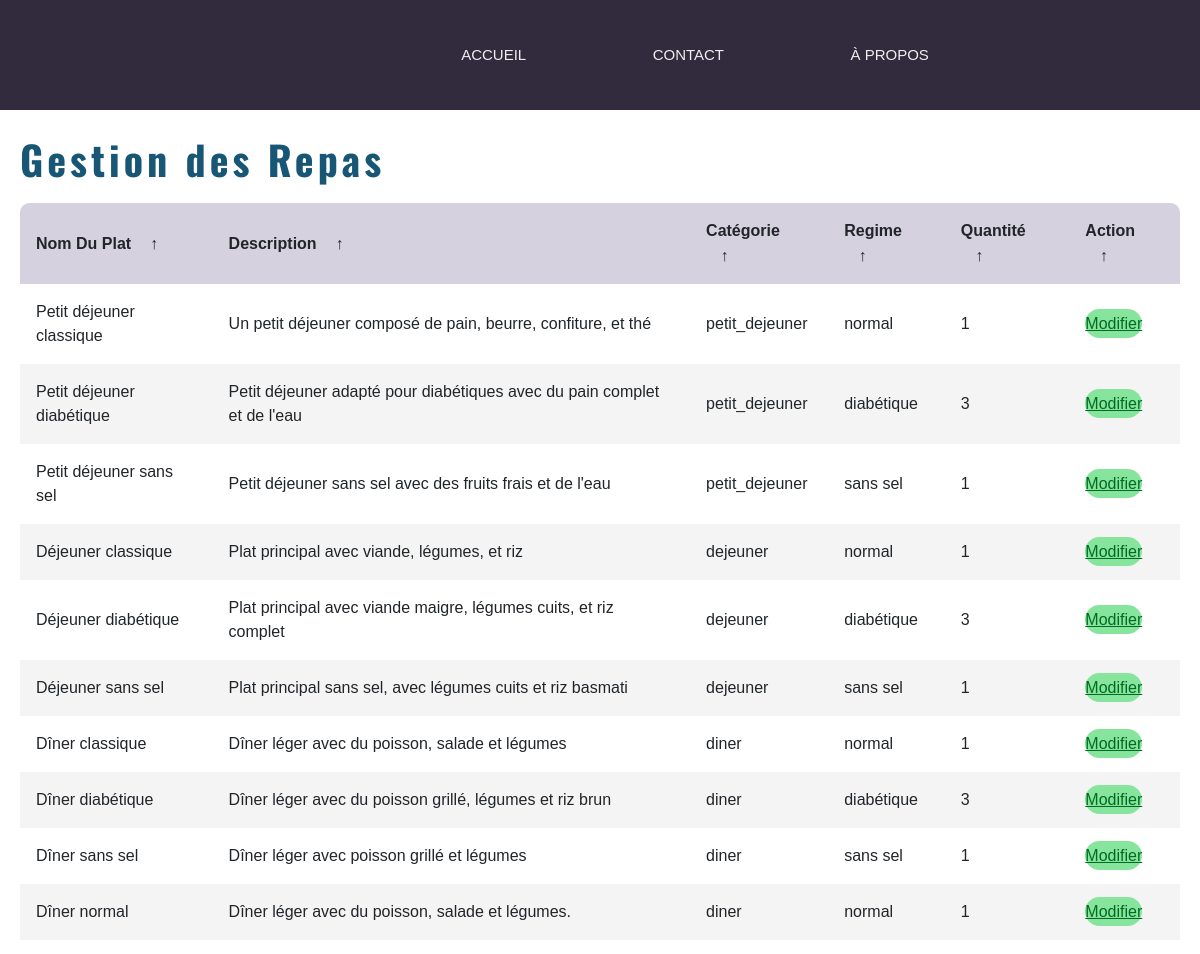
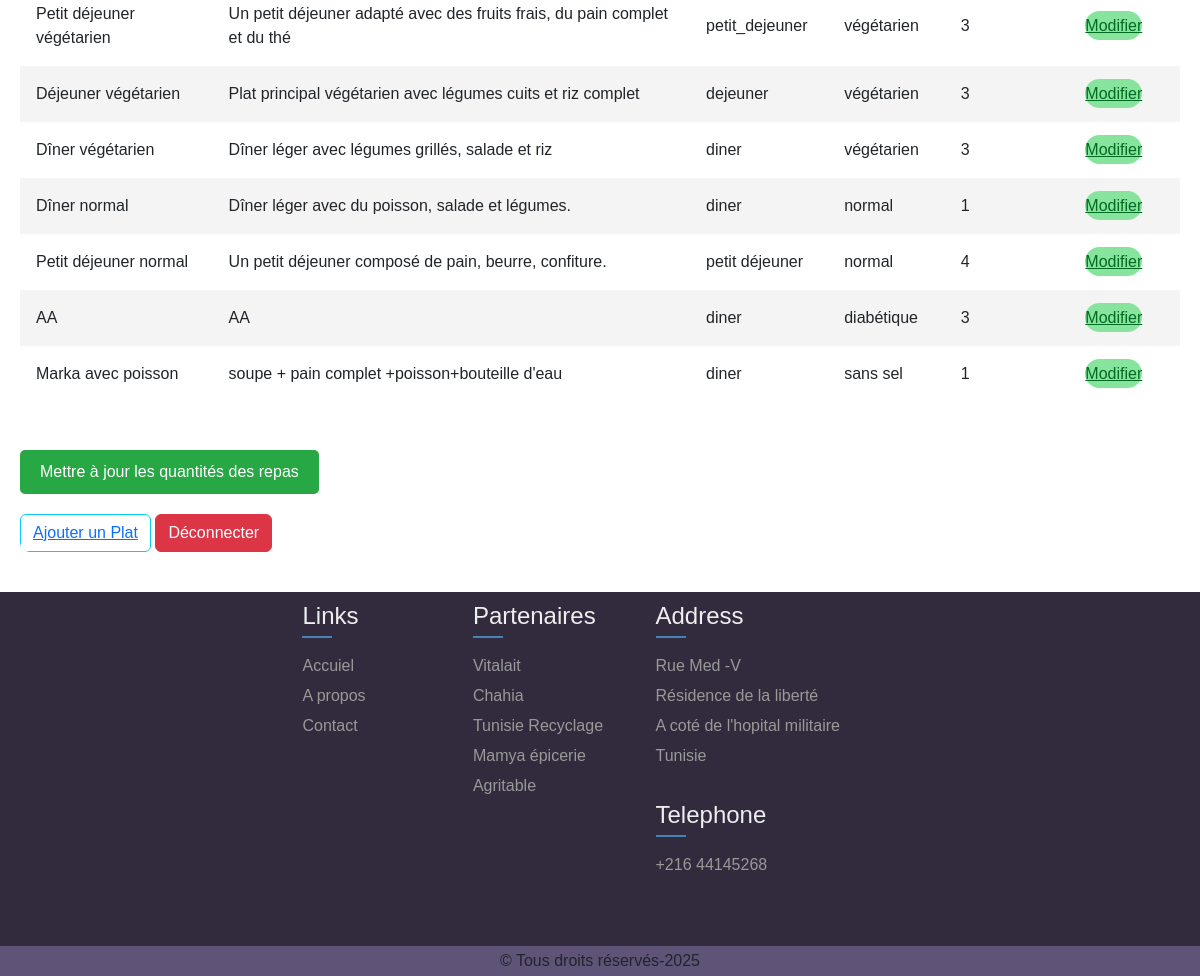
Page /src/html/cuisinier_dashboard.php (signed in) on the committed database (2 pictures, top to bottom).
### tables this page shows
CREATE TABLE `repas` (
  `id_repas` int(11) NOT NULL,
  `nom_repas` varchar(50) DEFAULT NULL,
  `description` text DEFAULT NULL,
  `categorie` varchar(255) DEFAULT NULL,
  `regime` enum('normal','diabétique','sans sel','végétarien') DEFAULT NULL,
  `quantite` int(11) DEFAULT NULL,
  `date_ajout` date NOT NULL DEFAULT curdate()
);

### src/html/cuisinier_dashboard.php (the view, shortened to what this page needs)
<?php
include('../php/connection.php');
$sql = "SELECT * FROM repas";
$result = $conn->query($sql);
?>
<!DOCTYPE html>
<html lang="fr">
<head>
    <link rel="stylesheet" href="../css/Gestion-Repas.css">
    <link href="https://cdn.jsdelivr.net/npm/bootstrap@5.3.5/dist/css/bootstrap.min.css" rel="stylesheet">
    <link rel="stylesheet" href="https://cdnjs.cloudflare.com/ajax/libs/font-awesome/6.0.0-beta3/css/all.min.css">
</head>
<body>
     <section class="section-1">
    	<header>
	    	<nav>
                <a href="../html/acceuil.html" target="_blank"><i class="acc"></i> Accueil</a>
                <a href="../html/contact.html" ><i class="cont"></i> Contact</a>
                <a href="../html/a-propos.html" ><i class="aprop"></i> À propos</a>
            </nav>
    	</header>
    </section>
    <main>
        <section class="patients-section">
            <h1 class="gdr">Gestion des Repas</h1>
            <section class="table-body">
                <table class="meal-list">
                    <thead>
                        <tr>
                            <th>Nom du Plat <span class="icon-arrow">&UpArrow;</span></th>
                            <th>Description <span class="icon-arrow">&UpArrow;</span></th>
                            <th>Catégorie <span class="icon-arrow">&UpArrow;</span></th>
                            <th> Regime<span class="icon-arrow">&UpArrow;</span></th>
                            <th>Quantité <span class="icon-arrow">&UpArrow;</span></th>
                            <th>Action <span class="icon-arrow">&UpArrow;</span></th>
                        </tr>
                    </thead>
                    <tbody>
                        <?php
                        if ($result->num_rows > 0) {
                            while ($row = $result->fetch_assoc()) {
                                echo "<tr>";
                                echo "<td>" . htmlspecialchars($row['nom_repas']) . "</td>";
                                echo "<td>" . htmlspecialchars($row['description']) . "</td>";
                                echo "<td>" . htmlspecialchars($row['categorie']) . "</td>";
                                echo "<td>" . htmlspecialchars($row['regime']) . "</td>";
                                echo "<td>" . htmlspecialchars($row['quantite']) . "</td>";
                                echo "<td><a href='../html/edit-repas.php?id_repas=" . $row['id_repas'] . "' class='modif'>Modifier</a></td>";
                                echo "</tr>";
                            }
                        } else {
                            echo "<tr><td colspan='5'>Aucun repas trouvé</td></tr>";
                        }
                        ?>
                    </tbody>
                </table>
                <br><br>
                <form action="update_meal_quantity.php" method="post" style="margin-bottom: 20px;">
    <button type="submit" style="padding: 10px 20px; background-color: #28a745; color: white; border: none; border-radius: 5px; cursor: pointer;">
        Mettre à jour les quantités des repas
    </button>
</form>
                <button type="submit" class="btn btn-outline-info"> <a href="../html/add-repas.php" class="btnAj">Ajouter un Plat</a></button>
                <a href="logout.php" class="btn btn-danger" class="btn btn-primary" id="deco">Déconnecter</a>
            </section>
        </section>
    </main>
      <footer class="foter">
        <div class="footer-area">
            <div class="columns column-one">
            </div>
            <ul class="columns column-two">
                <h4>Links</h4>
                <li><a href="../html/acceuil.html " target="_blank">Accuiel</a></li>
                <li><a href="../html/a-propos.html" target="_blank">A propos</a></li>
                <li><a href="../html/contact.html" target="_blank">Contact</a></li>
            </ul>
            <ul class="columns column-three">
                <h4>Partenaires</h4>
                <li><a href="https://www.vitalait.net/tun/fr" target="_blank">Vitalait</a></li>
                <li><a href="https://chahia.com.tn/" target="_blank">Chahia</a></li>
                <li><a href="https://www.tunisierecyclage.org/" target="_blank">Tunisie Recyclage</a></li>
                <li><a href="https://www.facebook.com/FruitsSecsMamya/" target="_blank">Mamya épicerie</a></li>
                <li><a href="https://www.agritable.tn/" target="_blank">Agritable</a></li>
            </ul>
            <ul class="columns column-four">
                <div class="footer-address">
                    <h4>Address</h4>
                    <li>Rue Med -V</li>
                    <li>Résidence de la liberté</li>
                    <li>A coté de l'hopital militaire</li>
                    <li>Tunisie</li>
                </div>
                <div class="footer-tel">
                    <h4>Telephone</h4>
                    <li>+216 44145268</li>
                </div>
            </ul>
        </div>
        <div class="copyright">&copy; Tous droits réservés-2025</div>
    </footer>
</body>
</html>

### src/css/Gestion-Repas.css (style rules this page uses)
* { padding: 0; margin: 0; box-sizing: border-box; font-family: sans-serif; }
.section-1 { width: 100%; background-size: cover; background-position: center; }
header { display: flex; padding: 30px; align-items: center; position: fixed; top: 0; left: 0; width: 100%; transition: 500ms; background-color:#312b3d; justify-content: center; z-index: 100; }
nav a { margin-left: 120px; font-size: 15px; text-decoration: none; font-family: sans-serif; color: #eee; text-transform: uppercase; border-bottom: 3px solid transparent; padding: 10px 1px; transition: 200ms; }
main { margin-top: 100px; }
.patients-section { padding: 20px; }
.table-body { width: 100%; max-height: none; background-color: #fffb; margin: 20px auto; border-radius: .6rem; overflow: auto; overflow: overlay; }
table { width: 100%; }
table, th, td { border-collapse: collapse; padding: 1rem; text-align: left; }
thead th { position: sticky; top: 0; left: 0; background-color: #d5d1defe; cursor: pointer; text-transform: capitalize; }
tbody tr:nth-child(even) { background-color: #0000000b; }
tbody tr { --delay: .1s; transition: .5s ease-in-out var(--delay), background-color 0s; }
tbody tr td, tbody tr td p, tbody tr td img { transition: .2s ease-in-out; }
.modif { padding: .4rem 0; border-radius: 2rem; text-align: center; background-color: #86e49d; color: #006b21; }
thead th span.icon-arrow { display: inline-block; width: 1.3rem; height: 1.3rem; border-radius: 50%; border: 1.4px solid transparent; text-align: center; font-size: 1rem; margin-left: .5rem; transition: .2s ease-in-out; }
footer { background-color: #312b3d; }
.footer-area { display: flex; flex-direction: row; align-items: flex-start; justify-content: space-between; width: 70%; min-width: 700px; min-height: 250px; height: auto; padding-bottom: 50px; }
.footer-area ul { list-style: none; padding-top: 10px; }
.footer-area ul h4 { margin-bottom: 20px; color: #eee; position: relative; }
.footer-area ul h4:after { content: ''; display: block; height: 2px; width: 30px; border: none; background-color: steelblue; margin-top: 5px; position: absolute; left: 0; }
.footer-area ul li a, .column-four li { display: block; text-decoration: none; color: #999; padding: 3px 0; transition: padding 0.2s; }
.columns { display: flex; flex-direction: column; justify-content: flex-start; align-items: start; height: 100%; }
.column-one { width: 25%; min-width: 250px; gap: 30px; }
.column-two, .column-three, .column-four { width: auto; min-width: 150px; }
.column-four { gap: 30px; }
.copyright { display: flex; align-items: center; justify-content: center; background-color: #2c2c2c; height: 30px; width: 100%; bottom: 0; background-color: #64577eea; }

### src/html/cuisinier_dashboard.php (style rules this page uses)
.gdr { font-size: 40px; color:#175674; margin: 0 0 35px 0; font-weight: bold; letter-spacing: 0.1em; text-rendering: optimizeLegibility; font-family: "Oswald", sans-serif; font-optical-sizing: auto; transform: translateY(15px); }

### rows in the picture
repas: nom_repas "Petit déjeuner classique", description "Un petit déjeuner composé de pain, beurre, confiture, et thé", categorie "petit_dejeuner", regime "normal", quantite "1"
repas: nom_repas "Petit déjeuner diabétique", description "Petit déjeuner adapté pour diabétiques avec du pain complet et de l'eau", categorie "petit_dejeuner", regime "diabétique", quantite "3"
repas: nom_repas "Petit déjeuner sans sel", description "Petit déjeuner sans sel avec des fruits frais et de l'eau", categorie "petit_dejeuner", regime "sans sel", quantite "1"
repas: nom_repas "Déjeuner classique", description "Plat principal avec viande, légumes, et riz", categorie "dejeuner", regime "normal", quantite "1"
repas: nom_repas "Déjeuner diabétique", description "Plat principal avec viande maigre, légumes cuits, et riz complet", categorie "dejeuner", regime "diabétique", quantite "3"
repas: nom_repas "Déjeuner sans sel", description "Plat principal sans sel, avec légumes cuits et riz basmati", categorie "dejeuner", regime "sans sel", quantite "1"
repas: nom_repas "Dîner classique", description "Dîner léger avec du poisson, salade et légumes", categorie "diner", regime "normal", quantite "1"
repas: nom_repas "Dîner diabétique", description "Dîner léger avec du poisson grillé, légumes et riz brun", categorie "diner", regime "diabétique", quantite "3"
repas: nom_repas "Dîner sans sel", description "Dîner léger avec poisson grillé et légumes", categorie "diner", regime "sans sel", quantite "1"
repas: nom_repas "Dîner normal", description "Dîner léger avec du poisson, salade et légumes.", categorie "diner", regime "normal", quantite "1"
repas: nom_repas "Petit déjeuner végétarien", description "Un petit déjeuner adapté avec des fruits frais, du pain complet et du thé", categorie "petit_dejeuner", regime "végétarien", quantite "3"
repas: nom_repas "Déjeuner végétarien", description "Plat principal végétarien avec légumes cuits et riz complet", categorie "dejeuner", regime "végétarien", quantite "3"
repas: nom_repas "Dîner végétarien", description "Dîner léger avec légumes grillés, salade et riz", categorie "diner", regime "végétarien", quantite "3"
repas: nom_repas "Dîner normal", description "Dîner léger avec du poisson, salade et légumes.", categorie "diner", regime "normal", quantite "1"
repas: nom_repas "Petit déjeuner normal", description "Un petit déjeuner composé de pain, beurre, confiture.", categorie "petit déjeuner", regime "normal", quantite "4"
repas: nom_repas "AA", description "AA", categorie "diner", regime "diabétique", quantite "3"
repas: nom_repas "Marka avec poisson", description "soupe + pain complet +poisson+bouteille d'eau", categorie "diner", regime "sans sel", quantite "1"
